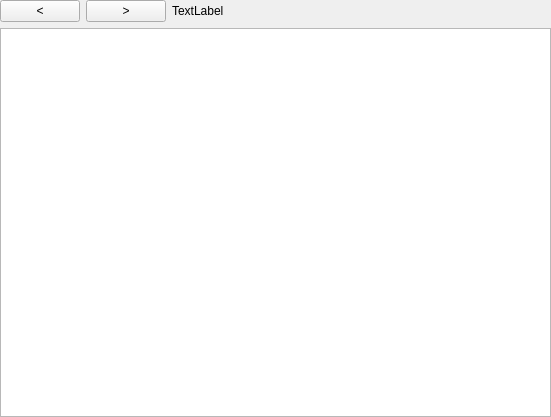
<?xml version="1.0" encoding="UTF-8"?>
<ui version="4.0">
 <class>SearchableTextEdit</class>
 <widget class="QWidget" name="SearchableTextEdit">
  <property name="geometry">
   <rect>
    <x>0</x>
    <y>0</y>
    <width>551</width>
    <height>417</height>
   </rect>
  </property>
  <property name="windowTitle">
   <string>Form</string>
  </property>
  <layout class="QVBoxLayout" name="verticalLayout">
   <property name="leftMargin">
    <number>0</number>
   </property>
   <property name="topMargin">
    <number>0</number>
   </property>
   <property name="rightMargin">
    <number>0</number>
   </property>
   <property name="bottomMargin">
    <number>0</number>
   </property>
   <item>
    <widget class="QWidget" name="results" native="true">
     <layout class="QHBoxLayout" name="horizontalLayout_2">
      <property name="leftMargin">
       <number>0</number>
      </property>
      <property name="topMargin">
       <number>0</number>
      </property>
      <property name="rightMargin">
       <number>0</number>
      </property>
      <property name="bottomMargin">
       <number>0</number>
      </property>
      <item>
       <widget class="QPushButton" name="pushButtonPrevious">
        <property name="text">
         <string>&lt;</string>
        </property>
       </widget>
      </item>
      <item>
       <widget class="QPushButton" name="pushButtonNext">
        <property name="text">
         <string>&gt;</string>
        </property>
       </widget>
      </item>
      <item>
       <widget class="QLabel" name="labelIndex">
        <property name="text">
         <string>TextLabel</string>
        </property>
       </widget>
      </item>
      <item>
       <spacer name="horizontalSpacer">
        <property name="orientation">
         <enum>Qt::Horizontal</enum>
        </property>
        <property name="sizeHint" stdset="0">
         <size>
          <width>40</width>
          <height>20</height>
         </size>
        </property>
       </spacer>
      </item>
     </layout>
    </widget>
   </item>
   <item>
    <widget class="QTextEdit" name="textEditInput">
     <property name="font">
      <font>
       <family>Monaco</family>
       <pointsize>12</pointsize>
      </font>
     </property>
    </widget>
   </item>
  </layout>
 </widget>
 <resources/>
 <connections/>
</ui>
